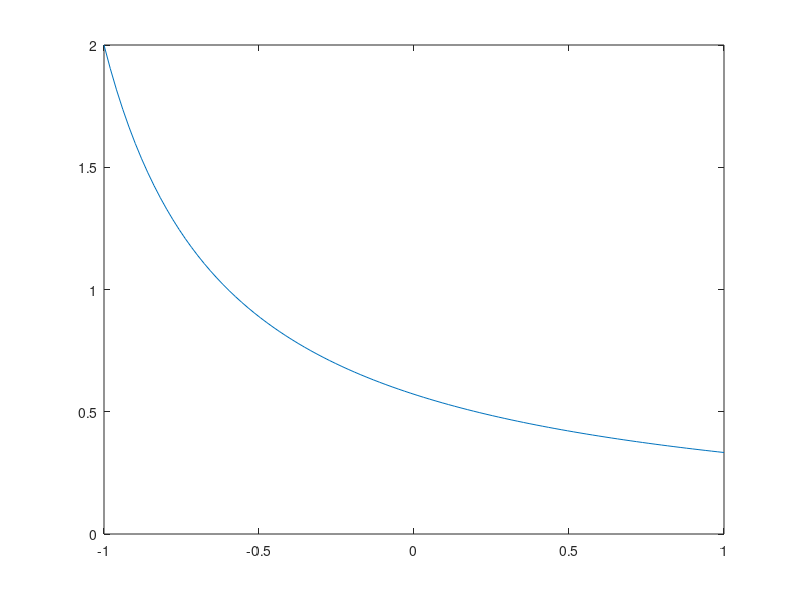

This chart was generated by the following MATLAB code: (Note: this script raises an error after producing the figure.)
function demo_spectral_1d

clf;
ui = linspace(-1,1)';
plot(ui, G(X(ui))); legend_add('original model');
hold all;

% size of the basis
n = 3;

% Interpolation
u = legendre_rule(n); % interpolation points
% u = 2*rand(n,1)-1 % this would also do
V = legendre_eval(n, u); % compute the Vandermonde matrix
g = V' \ G(X(u));

plot(ui, g' * legendre_eval(n, ui)); legend_add('interpolation');
plot(u, g' * legendre_eval(n, u), 'rx'); legend_add('interpolation points');

% L2-projection 
[u, w] = legendre_rule(5);
h = legendre_norm(n).^2;
g = legendre_eval(n, u) * diag(w) * G(X(u)) ./ h;

plot(ui, g' * legendre_eval(n, ui)); legend_add('projection');
plot(u, g' * legendre_eval(n, u), 'bx'); legend_add('integration points');

% Galerkin-projection 
L = 4;
[u, w] = legendre_rule(5);
h = legendre_norm(L).^2;
xi = legendre_eval(L, u) * diag(w) * X(u) ./ h;

triples = legendre_triples(n, L); % triples is a tensor of order 3
Delta = tensor_multiply(triples, xi, 3, 1); % contract tensor over dim 3 and 1 respectively, giving a matrix
rhs = unitvector(1,n);
g = Delta\rhs;

plot(ui, 0.01+g' * legendre_eval(n, ui)); legend_add('Galerkin'); % shift a little bit because otherwise interpolation and Galerking coincide here

hold off

function y=G(x)
% G The original model 
y = 1./x;

function x=X(u)
% X Transform from a uniform U[-1,1] random variable to the distribution of
% X
a = 0.5;
b = 3;
x = (a+b)/2 + u * (b-a)/2;
